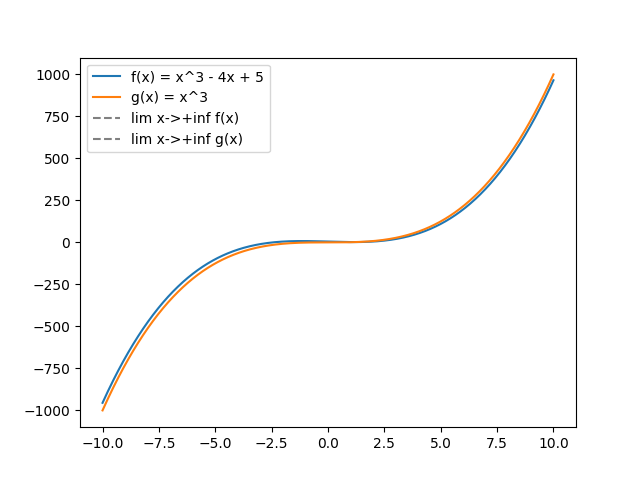

The Python source for this figure:
import numpy as np
import matplotlib.pyplot as plt

# Definizione delle funzioni polinomiali
def f(x):
    return x**3 - 4*x + 5

def g(x):
    return x**3

# Definizione degli estremi del dominio della funzione
a = -10
b = 10

# Creazione di un array di valori equispaziati nel dominio delle funzioni
x = np.linspace(a, b, 1000)

# Calcolo dei limiti delle funzioni per x che tende a +infinito
lim_f = np.inf
lim_g = np.inf

# Creazione del grafico delle funzioni e dei loro limiti
fig, ax = plt.subplots()
ax.plot(x, f(x), label='f(x) = x^3 - 4x + 5')
ax.plot(x, g(x), label='g(x) = x^3')
ax.axhline(lim_f, color='gray', linestyle='--', label='lim x->+inf f(x)')
ax.axhline(lim_g, color='gray', linestyle='--', label='lim x->+inf g(x)')
ax.legend()
plt.show()
